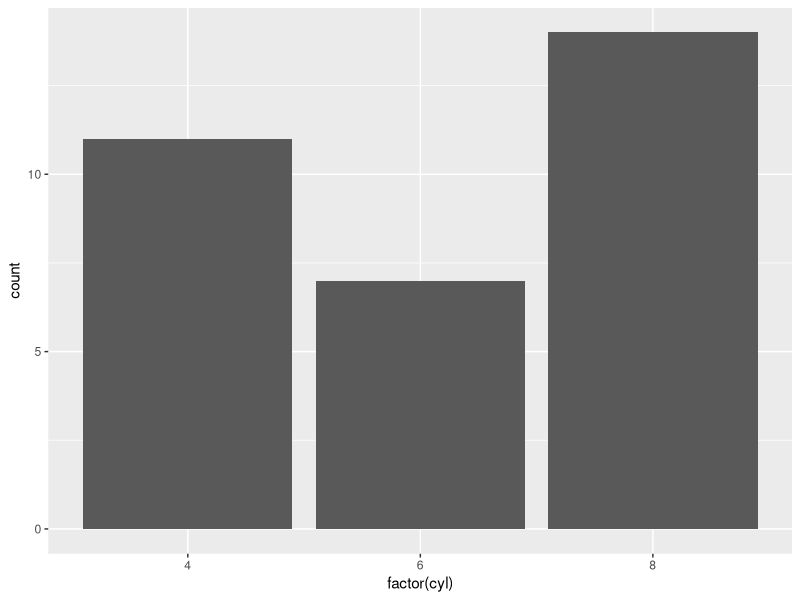
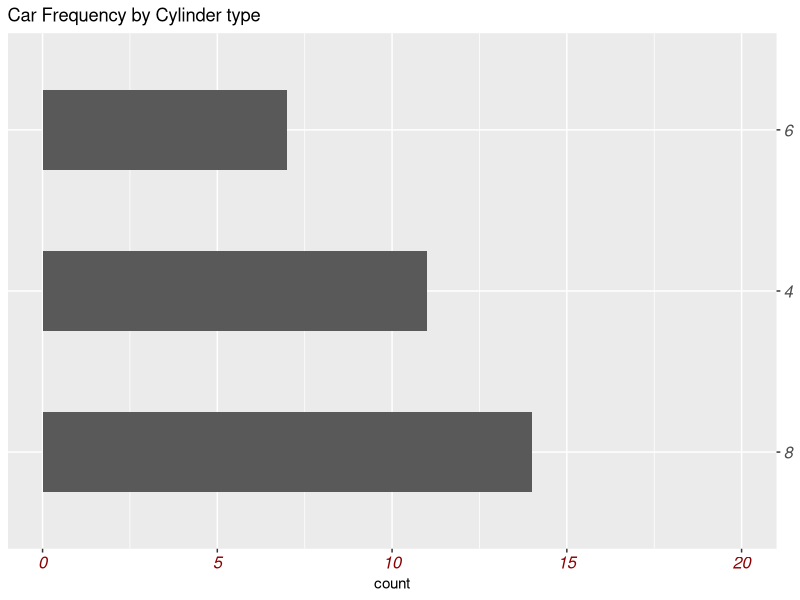
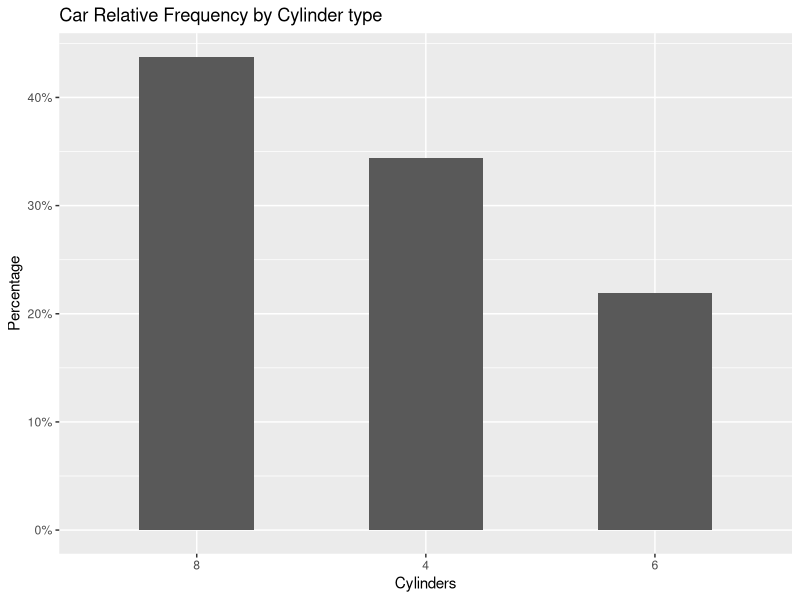
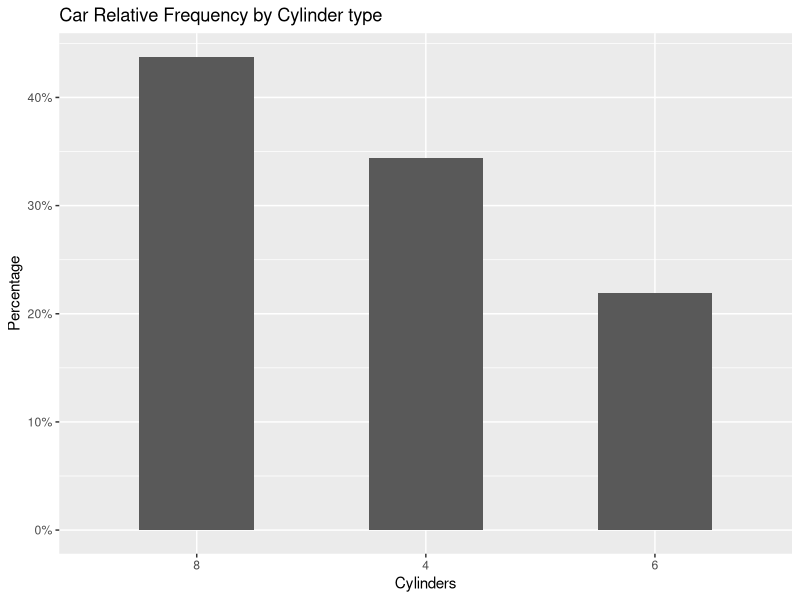
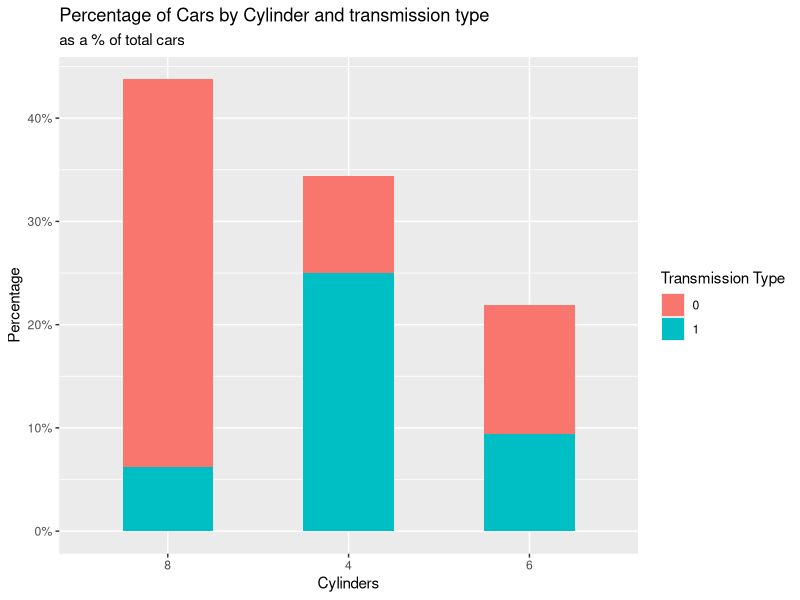
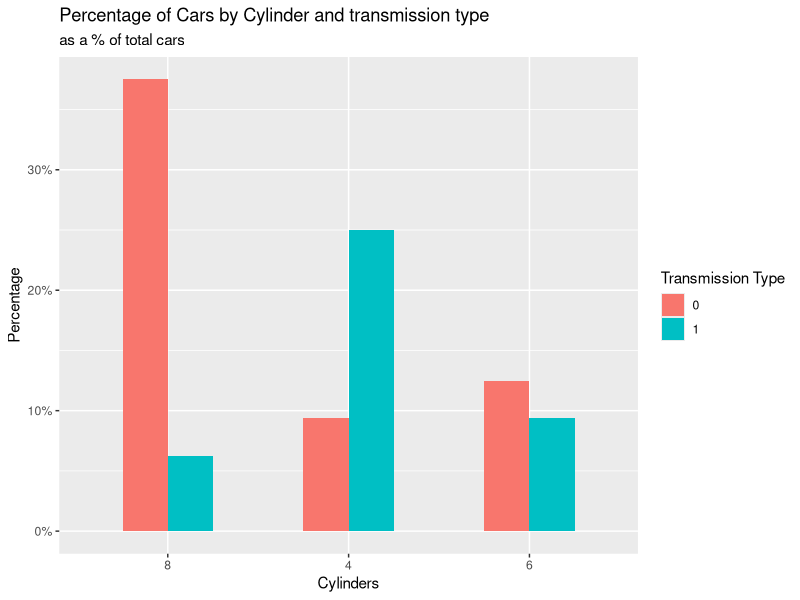
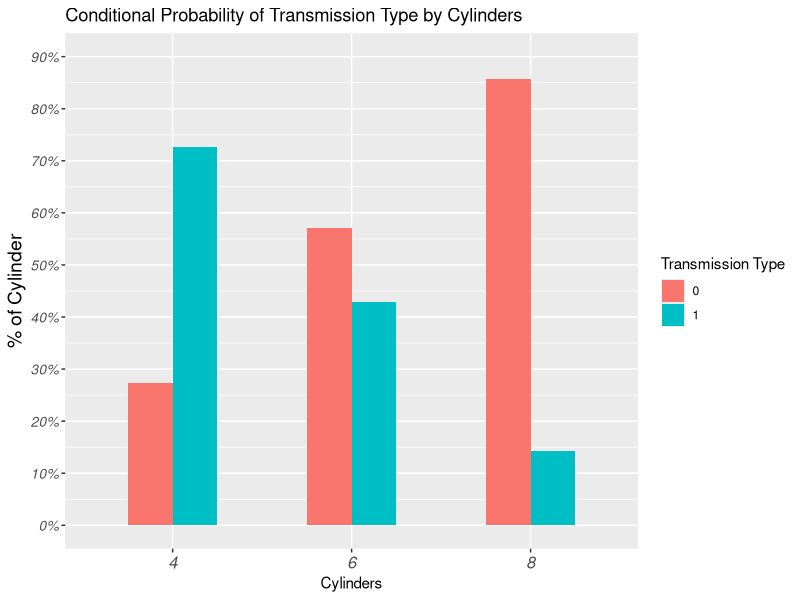

Recreate these plots in R, in order.
## ---- chunk 1
knitr::opts_chunk$set(fig.width=6, fig.height=4, echo = TRUE, warning = FALSE, comment = "", message = FALSE)
## ---- chunk 2
library(knitr)
library(kableExtra)

data.frame(Element = c("Data", "Aesthetics", "Geometrics", "Facets", "Statistics", "Coordinates", "Themes"),
           Importance = c(rep("Essential", 3), rep("Optional", 4)),
           Description = c("The dataset being plotted",
                           "The scales onto which we 'map' our data (x-axis, y-axis, color, fill, size, labels, shape, linetype, linewidth, alpha)",
                           "Visual Elements used to project the data (lines, boxplot, histogram, bars, points)",
                           "Plotting comparative subsets of data (subset plots by a categorical variable)",
                           "Aid visual understanding (binning, smoothing, descriptive, inference)",
                           "The space on which the data is plotted (cartesian, fixed, limits, polar)",
                           "All non-data ink (tickmarks, axis labels)")) %>%
    kable("html") %>% 
    kable_styling(bootstrap_options = c("striped", "hover"))
## ---- chunk 3
library(ggplot2)
library(dplyr)

cars <- mtcars
cars$car <- rownames(cars)
str(mtcars)
## ---- chunk 4
ggplot(cars, aes(x = factor(cyl))) +
    geom_bar()
## ---- chunk 5
ggplot(cars, aes(x = forcats::fct_infreq(factor(cyl)))) + # change order of bars with fct_infreq from forcats. 
    geom_bar(width = .5) + # default bar width = 0.9
    labs(x = NULL,
         title = "Car Frequency by Cylinder type") +
    scale_y_continuous(limits = c(0, 20), breaks = seq(0, 20, 5)) +
    scale_x_discrete(position = "top") +
    theme(axis.title.y = element_text(size = 14)) +
    theme(axis.text.y = element_text(face = "italic", size = 12)) +
    theme(axis.text.x = element_text(face = "italic", size = 12, color = "darkred")) +
    coord_flip()

## ---- chunk 6

ggplot(cars, aes(x = forcats::fct_infreq(factor(cyl)), 
                 y = (..count..)/sum(..count..))) + # change order of bars with fct_infreq from forcats. 
    geom_bar(width = .5) + # default bar width = 0.9
    labs(x = "Cylinders",
         y = "Percentage",
         title = "Car Relative Frequency by Cylinder type") +
    scale_y_continuous(labels = scales::percent) # from scales library
## ---- chunk 7
# The proceeding code generates identical plot to code above, 
# but pre-processes the relative frequencies in data frame and not in ggplot2.
cars %>%
    group_by(cyl) %>%
    summarize(car_count = n()) %>%
    ggplot(aes(x = reorder(factor(cyl), desc(car_count)), 
               y = car_count / sum(car_count))) +
        geom_bar(stat = "identity", width = .5) + 
        labs(x = "Cylinders",
             y = "Percentage",
             title = "Car Relative Frequency by Cylinder type") +
        scale_y_continuous(labels = scales::percent) 

## ---- chunk 8
cars %>%
    select(car, cyl, am) %>%
    slice(1:10) # preview
## ---- chunk 9
ggplot(cars, aes(x = forcats::fct_infreq(factor(cyl)), 
                 y = (..count..)/sum(..count..),
                 fill = factor(am))) +  
    geom_bar(width = .5) + 
    labs(x = "Cylinders",
         y = "Percentage",
         fill = "Transmission Type",
         title = "Percentage of Cars by Cylinder and transmission type",
         subtitle = "as a % of total cars") +
    scale_y_continuous(labels = scales::percent) 
## ---- chunk 10
ggplot(cars, aes(x = forcats::fct_infreq(factor(cyl)), 
                 y = (..count..)/sum(..count..),
                 fill = factor(am))) + 
    geom_bar(width = .5, position = "dodge") +
    labs(x = "Cylinders",
         y = "Percentage",
         fill = "Transmission Type", # changed the label of legend.
         title = "Percentage of Cars by Cylinder and transmission type",
         subtitle = "as a % of total cars") +
    scale_y_continuous(labels = scales::percent) 

## ---- chunk 11
round(prop.table(table(cylinders = cars$cyl, transmission_type = cars$am)), 2)
## ---- chunk 12
round(prop.table(table(cylinders = cars$cyl, transmission = cars$am), margin = 1), 2)
## ---- chunk 13
# demonstration. Not used for plot. 
version1 <- data.frame(prop.table(table(cars$cyl, cars$am), margin = 1), 2) %>%
    rename(cyl = Var1,
           am = Var2,
           relative_freq = Freq)

# dplyr version to derive the conditional probabilities, used for the plot.
version2 <- cars %>%
    group_by(cyl, am) %>% 
    summarize(freq = n()) %>% # identify joint frequencies of cylinder & transmission
    group_by(cyl) %>% # roll back grouping to cylinder level.
    mutate(relative_freq = freq / sum(freq)) # calculate transmission type given cylinder type. 
version2

ggplot(version2, aes(x = factor(cyl), 
                     y = relative_freq,
                     fill = factor(am))) + 
    geom_bar(stat = "identity", width = .5, position = "dodge") +
    labs(x = "Cylinders",
         y = "% of Cylinder",
         fill = "Transmission Type", # changed the label of legend.
         title = "Conditional Probability of Transmission Type by Cylinders") +
    scale_y_continuous(labels = scales::percent, limits = c(0, .9), breaks = seq(0, .9, .1)) +
    theme(axis.title.y = element_text(size = 14)) +
    theme(axis.text.y = element_text(face = "italic", size = 10)) +
    theme(axis.text.x = element_text(face = "italic", size = 12))

## ---- chunk 14
